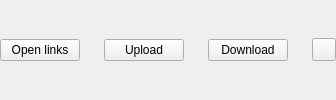
          <widget class="QWidget" name="pToolButtons" native="true">
           <layout class="QHBoxLayout" name="horizontalLayout_15">
            <property name="spacing">
             <number>24</number>
            </property>
            <property name="leftMargin">
             <number>0</number>
            </property>
            <property name="topMargin">
             <number>0</number>
            </property>
            <property name="rightMargin">
             <number>0</number>
            </property>
            <property name="bottomMargin">
             <number>0</number>
            </property>
            <item>
             <spacer name="horizontalSpacer_6">
              <property name="orientation">
               <enum>Qt::Horizontal</enum>
              </property>
              <property name="sizeHint" stdset="0">
               <size>
                <width>0</width>
                <height>0</height>
               </size>
              </property>
             </spacer>
            </item>
            <item>
             <widget class="QPushButton" name="bOpenLinks">
              <property name="cursor">
               <cursorShape>PointingHandCursor</cursorShape>
              </property>
              <property name="text">
               <string>Open links</string>
              </property>
              <property name="icon">
               <iconset resource="../../../gui/Resources_macx.qrc">
                <normaloff>:/images/transfer_manager/toolbar/import_toolbar_ico_default.png</normaloff>:/images/transfer_manager/toolbar/import_toolbar_ico_default.png</iconset>
              </property>
              <property name="default_icon" stdset="0">
               <url>
                <string>qrc:/images/transfer_manager/toolbar/import_toolbar_ico_default.png</string>
               </url>
              </property>
             </widget>
            </item>
            <item>
             <widget class="QPushButton" name="bUpload">
              <property name="cursor">
               <cursorShape>PointingHandCursor</cursorShape>
              </property>
              <property name="text">
               <string>Upload</string>
              </property>
              <property name="icon">
               <iconset resource="../../../gui/Resources_macx.qrc">
                <normaloff>:/images/transfer_manager/toolbar/upload_toolbar_ico_default.png</normaloff>:/images/transfer_manager/toolbar/upload_toolbar_ico_default.png</iconset>
              </property>
              <property name="default_icon" stdset="0">
               <url>
                <string>qrc:/images/transfer_manager/toolbar/upload_toolbar_ico_default.png</string>
               </url>
              </property>
             </widget>
            </item>
            <item>
             <widget class="QPushButton" name="bDownload">
              <property name="cursor">
               <cursorShape>PointingHandCursor</cursorShape>
              </property>
              <property name="text">
               <string>Download</string>
              </property>
              <property name="icon">
               <iconset resource="../../../gui/Resources_macx.qrc">
                <normaloff>:/images/transfer_manager/toolbar/download_toolbar_ico_default.png</normaloff>:/images/transfer_manager/toolbar/download_toolbar_ico_default.png</iconset>
              </property>
              <property name="default_icon" stdset="0">
               <url>
                <string>qrc:/images/transfer_manager/toolbar/download_toolbar_ico_default.png</string>
               </url>
              </property>
             </widget>
            </item>
            <item>
             <widget class="QToolButton" name="tCogWheel">
              <property name="cursor">
               <cursorShape>PointingHandCursor</cursorShape>
              </property>
              <property name="icon">
               <iconset resource="../../../gui/Resources_macx.qrc">
                <normaloff>:/images/transfer_manager/toolbar/preferences_toolbar_ico_default.png</normaloff>:/images/transfer_manager/toolbar/preferences_toolbar_ico_default.png</iconset>
              </property>
              <property name="default_icon" stdset="0">
               <url>
                <string>qrc:/images/transfer_manager/toolbar/preferences_toolbar_ico_default.png</string>
               </url>
              </property>
             </widget>
            </item>
           </layout>
          </widget>
